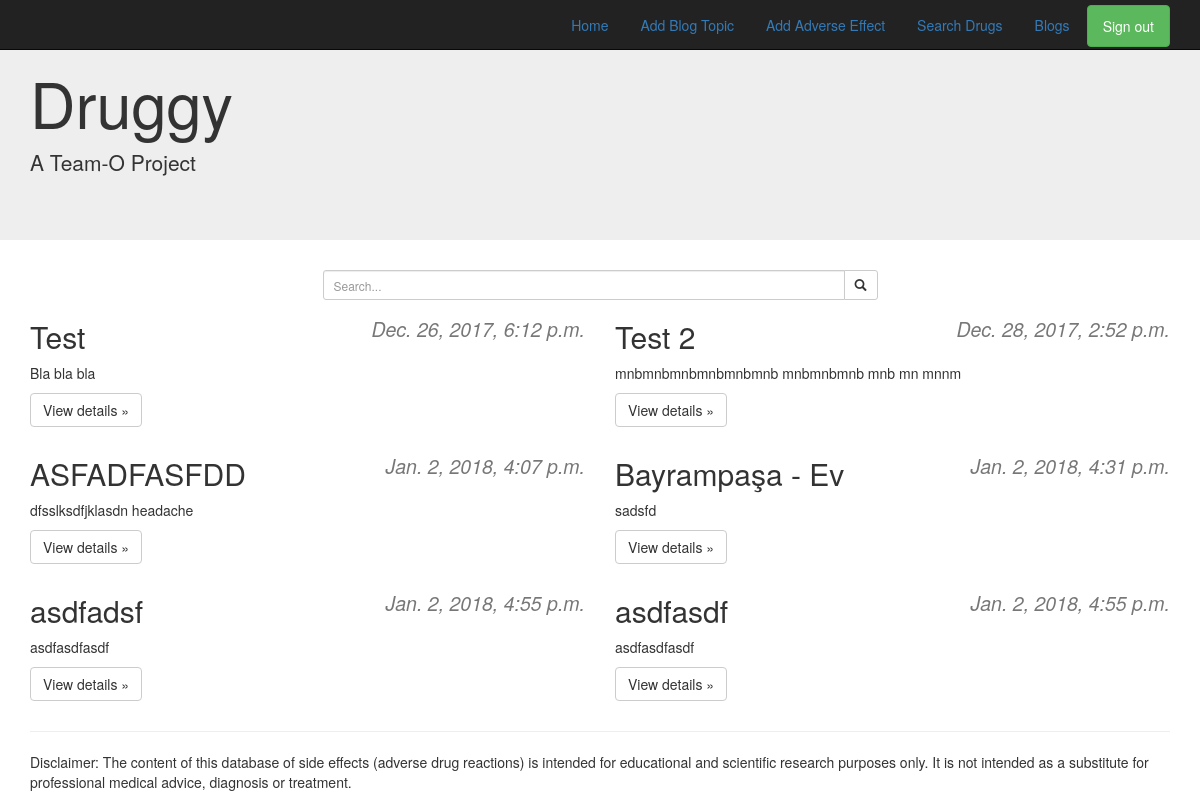
Page /blog/ (signed in) on the committed database.
### adverse_effects/models.py (models this page shows, shortened)
class Blog(models.Model):
    title = models.CharField(max_length=64)
    content = models.CharField(max_length=300)
    timestamp = models.DateTimeField(auto_now_add=True)
    tag = models.ForeignKey(Tag, on_delete=models.CASCADE)
    rating = models.IntegerField(default=0)

### adverse_effects/views.py (the view)
# urls.py: url(r'^blog/$', views.blog, name='blog-list'),
@login_required
def blog(request, id=None):
    if id:
        blogs = [Blog.objects.filter(id=id)]
    else:
        blogs = Blog.objects.all()
    q = request.GET.get('q', None)
    if q:
        blogs = blogs.filter(Q(content__icontains=q)).distinct()
    return render(request, 'adverse_effects/blog.html', {'blogs': blogs, 'q': q})

### adverse_effects/templates/adverse_effects/blog.html
{% extends 'adverse_effects/base.html' %}
{% load i18n static bootstrap %}
{% block content %}
<div class="articles">
    <div class="row">
        <div class="col-md-6 col-md-offset-3">
            <form action="" method="GET" id="search-form">{% csrf_token %}
                <div class="input-group input-group-sm">
                    <input type="text" class="form-control" id="search-query" name="q" value="{{ q|default:'' }}" placeholder="Search...">
                    <span class="input-group-btn">
                        <button class="btn btn-default" type="submit" id="search-button"><i class="glyphicon glyphicon-search"></i> </button>
                    </span>
                </div>
            </form>
        </div>
        {% for b in blogs %}
            <div class="col-md-6">
                <h2>{{ b.title }} <small class="pull-right"><i>{{ b.timestamp }}</i></small></h2>
                <p>{{ b.content }}</p>
                <p><a class="btn btn-default" href="{% url 'core:blog-detail' b.id %}" role="button">View details &raquo;</a></p>
            </div>
        {% endfor %}
    </div>
</div>
{% endblock %}

### rows in the picture
Blog: title "Test", timestamp "Dec. 26, 2017, 6:12 p.m.", content "Bla bla bla"
Blog: title "Test 2", timestamp "Dec. 28, 2017, 2:52 p.m.", content "mnbmnbmnbmnbmnbmnb mnbmnbmnb mnb mn mnnm"
Blog: title "ASFADFASFDD", timestamp "Jan. 2, 2018, 4:07 p.m.", content "dfsslksdfjklasdn headache"
Blog: title "Bayrampaşa - Ev", timestamp "Jan. 2, 2018, 4:31 p.m.", content "sadsfd"
Blog: title "asdfadsf", timestamp "Jan. 2, 2018, 4:55 p.m.", content "asdfasdfasdf"
Blog: title "asdfasdf", timestamp "Jan. 2, 2018, 4:55 p.m.", content "asdfasdfasdf"
